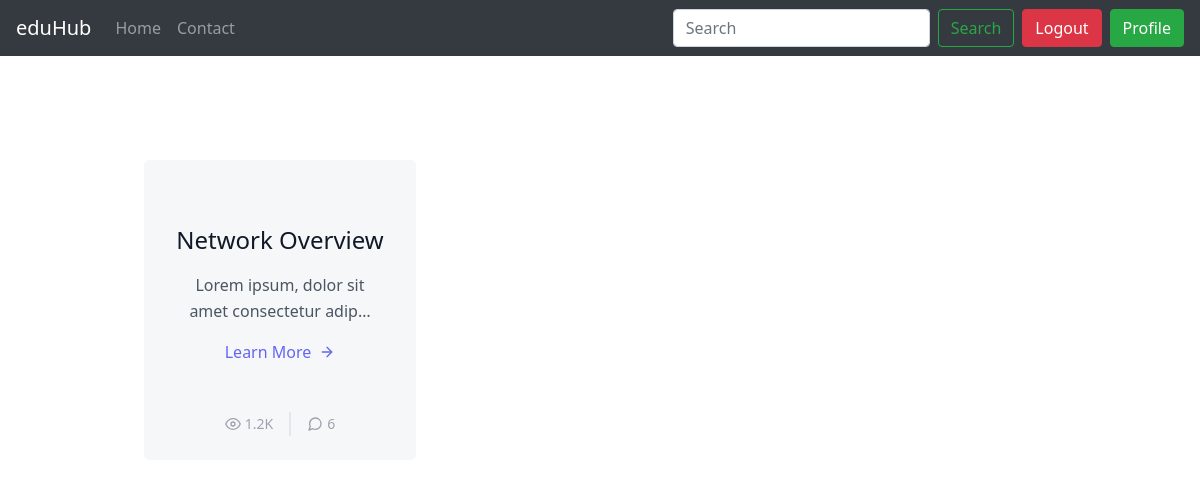
The page /viewMaterial/1 (signed in) on the database its author committed.
### eduHub/models.py (models this page shows, shortened)
class Post(models.Model):
    title = models.TextField()
    desc = models.TextField()
    video = models.FileField(upload_to='videos', blank=True)

### eduHub/views.py (the view)
# urls.py: path("viewMaterial/<int:id>", views.viewMaterial, name="viewMaterial"),
@login_required(login_url='/login')
def viewMaterial(request, id):
    course = Course.objects.get(id=id)
    user = request.user
    if user in course.enrolled_users.all():
        if course in user.enrolled_courses.all():
            return render(request, "CourseIndexPage.html", {
                "Posts" : course.posts.all(),
                "courseId": course.id
            })

### eduHub/templates/CourseIndexPage.html (shortened to what this page needs)
{% extends "layout.html" %}
{% block body %}
<link href="https://unpkg.com/tailwindcss@^2/dist/tailwind.min.css" rel="stylesheet">
<section class="text-gray-600 body-font">
  <div class="container px-5 py-24 mx-auto">
    <div class="flex flex-wrap -m-4">
      {% for post in Posts %}
      <div class="p-4 lg:w-1/3">
        <div class="h-full bg-gray-100 bg-opacity-75 px-8 pt-16 pb-24 rounded-lg overflow-hidden text-center relative">
          <h1 class="title-font sm:text-2xl text-xl font-medium text-gray-900 mb-3">{{post.title}}</h1>
          <p class="leading-relaxed mb-3">{{post.desc|truncatechars:45}}</p>
          <a class="text-indigo-500 inline-flex items-center" href="/ViewChapter/{{courseId}}/{{post.id}}">Learn More
            <svg class="w-4 h-4 ml-2" viewBox="0 0 24 24" stroke="currentColor" stroke-width="2" fill="none" stroke-linecap="round" stroke-linejoin="round">
              <path d="M5 12h14"></path>
              <path d="M12 5l7 7-7 7"></path>
            </svg>
          </a>
          <div class="text-center mt-2 leading-none flex justify-center absolute bottom-0 left-0 w-full py-4">
            <span class="text-gray-400 mr-3 inline-flex items-center leading-none text-sm pr-3 py-1 border-r-2 border-gray-200">
              <svg class="w-4 h-4 mr-1" stroke="currentColor" stroke-width="2" fill="none" stroke-linecap="round" stroke-linejoin="round" viewBox="0 0 24 24">
                <path d="M1 12s4-8 11-8 11 8 11 8-4 8-11 8-11-8-11-8z"></path>
                <circle cx="12" cy="12" r="3"></circle>
              </svg>1.2K
            </span>
            <span class="text-gray-400 inline-flex items-center leading-none text-sm">
              6
            </span>
          </div>
        </div>
      </div>
      {% endfor %}
    </div>
  </div>
</section>
{% endblock %}

### rows shown on the page
Post: title "Network Overview", desc "Lorem ipsum, dolor sit amet consectetur adip…"
